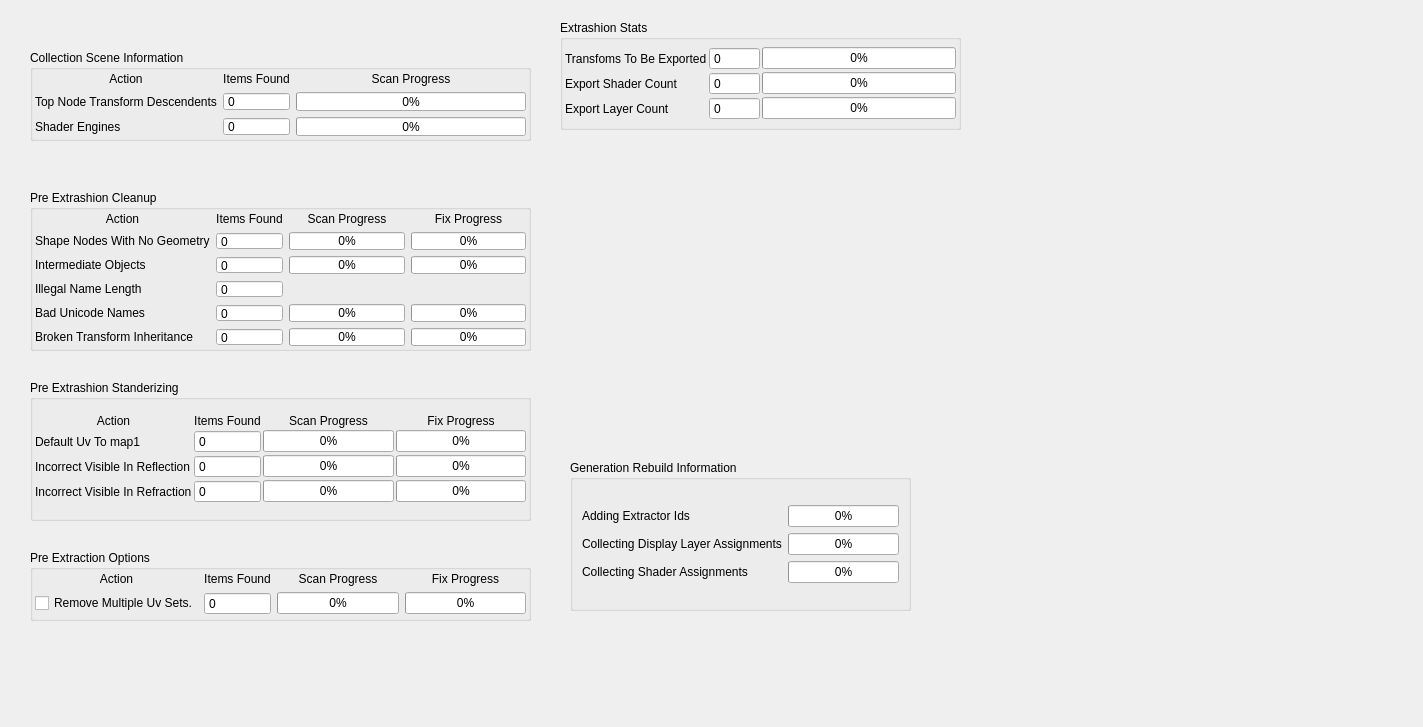
<?xml version="1.0" encoding="UTF-8"?>
<ui version="4.0">
 <class>Form</class>
 <widget class="QWidget" name="Form">
  <property name="geometry">
   <rect>
    <x>0</x>
    <y>0</y>
    <width>1423</width>
    <height>727</height>
   </rect>
  </property>
  <property name="windowTitle">
   <string>Form</string>
  </property>
  <widget class="QGroupBox" name="groupBox">
   <property name="geometry">
    <rect>
     <x>30</x>
     <y>190</y>
     <width>501</width>
     <height>161</height>
    </rect>
   </property>
   <property name="title">
    <string>Pre Extrashion Cleanup</string>
   </property>
   <layout class="QVBoxLayout" name="verticalLayout">
    <property name="leftMargin">
     <number>2</number>
    </property>
    <property name="topMargin">
     <number>2</number>
    </property>
    <property name="rightMargin">
     <number>2</number>
    </property>
    <property name="bottomMargin">
     <number>2</number>
    </property>
    <item>
     <layout class="QGridLayout" name="gridLayout" columnstretch="0,0,0,0">
      <item row="2" column="3">
       <widget class="Tickalbe_ProgressBar" name="removing_Intermediate_Objects_ProgressBar">
        <property name="value">
         <number>0</number>
        </property>
       </widget>
      </item>
      <item row="5" column="2">
       <widget class="Tickalbe_ProgressBar" name="brokenTransformInheritanceprogressBar">
        <property name="maximum">
         <number>99</number>
        </property>
        <property name="value">
         <number>0</number>
        </property>
       </widget>
      </item>
      <item row="1" column="1">
       <widget class="QSpinBox" name="shapeNodesWithNoGeometrySpinBox">
        <property name="readOnly">
         <bool>true</bool>
        </property>
        <property name="buttonSymbols">
         <enum>QAbstractSpinBox::NoButtons</enum>
        </property>
        <property name="maximum">
         <number>999999</number>
        </property>
       </widget>
      </item>
      <item row="1" column="2">
       <widget class="Tickalbe_ProgressBar" name="shapeNodesWithNoGeometryprogressBar">
        <property name="value">
         <number>0</number>
        </property>
       </widget>
      </item>
      <item row="2" column="2">
       <widget class="Tickalbe_ProgressBar" name="intermediateObjectCountprogressBar">
        <property name="value">
         <number>0</number>
        </property>
       </widget>
      </item>
      <item row="4" column="0">
       <widget class="QLabel" name="badUnicodeNameCountLabel">
        <property name="text">
         <string>Bad Unicode Names</string>
        </property>
       </widget>
      </item>
      <item row="2" column="0">
       <widget class="QLabel" name="intermediateObjectCountLabel">
        <property name="text">
         <string>Intermediate Objects</string>
        </property>
       </widget>
      </item>
      <item row="4" column="2">
       <widget class="Tickalbe_ProgressBar" name="badUnicodeNameCountprogressBar">
        <property name="maximum">
         <number>99</number>
        </property>
        <property name="value">
         <number>0</number>
        </property>
       </widget>
      </item>
      <item row="4" column="1">
       <widget class="QSpinBox" name="badUnicodeNameCountSpinBox">
        <property name="readOnly">
         <bool>true</bool>
        </property>
        <property name="buttonSymbols">
         <enum>QAbstractSpinBox::NoButtons</enum>
        </property>
        <property name="maximum">
         <number>999999</number>
        </property>
       </widget>
      </item>
      <item row="2" column="1">
       <widget class="QSpinBox" name="intermediateObjectCountSpinBox">
        <property name="readOnly">
         <bool>true</bool>
        </property>
        <property name="buttonSymbols">
         <enum>QAbstractSpinBox::NoButtons</enum>
        </property>
        <property name="maximum">
         <number>999999</number>
        </property>
       </widget>
      </item>
      <item row="3" column="1">
       <widget class="QSpinBox" name="illegalPolySurfaceNameLengthCountSpinBox">
        <property name="readOnly">
         <bool>true</bool>
        </property>
        <property name="buttonSymbols">
         <enum>QAbstractSpinBox::NoButtons</enum>
        </property>
        <property name="maximum">
         <number>99999</number>
        </property>
       </widget>
      </item>
      <item row="3" column="0">
       <widget class="QLabel" name="illegalPolySurfaceNameLengthCountLabel">
        <property name="text">
         <string>Illegal Name Length</string>
        </property>
       </widget>
      </item>
      <item row="1" column="3">
       <widget class="Tickalbe_ProgressBar" name="deletingAllShapesWithNoGeometry_ProgressBar">
        <property name="value">
         <number>0</number>
        </property>
       </widget>
      </item>
      <item row="5" column="1">
       <widget class="QSpinBox" name="brokenTransformInheritanceSpinBox">
        <property name="readOnly">
         <bool>true</bool>
        </property>
        <property name="buttonSymbols">
         <enum>QAbstractSpinBox::NoButtons</enum>
        </property>
        <property name="maximum">
         <number>999999</number>
        </property>
       </widget>
      </item>
      <item row="0" column="0">
       <widget class="QLabel" name="label">
        <property name="sizePolicy">
         <sizepolicy hsizetype="Preferred" vsizetype="Maximum">
          <horstretch>0</horstretch>
          <verstretch>0</verstretch>
         </sizepolicy>
        </property>
        <property name="text">
         <string>Action</string>
        </property>
        <property name="alignment">
         <set>Qt::AlignCenter</set>
        </property>
       </widget>
      </item>
      <item row="0" column="1">
       <widget class="QLabel" name="label_2">
        <property name="text">
         <string>Items Found</string>
        </property>
        <property name="alignment">
         <set>Qt::AlignCenter</set>
        </property>
       </widget>
      </item>
      <item row="0" column="2">
       <widget class="QLabel" name="label_3">
        <property name="text">
         <string>Scan Progress</string>
        </property>
        <property name="alignment">
         <set>Qt::AlignCenter</set>
        </property>
       </widget>
      </item>
      <item row="0" column="3">
       <widget class="QLabel" name="label_4">
        <property name="text">
         <string>Fix Progress</string>
        </property>
        <property name="alignment">
         <set>Qt::AlignCenter</set>
        </property>
       </widget>
      </item>
      <item row="5" column="0">
       <widget class="QLabel" name="brokenTransformInheritanceLabel">
        <property name="text">
         <string>Broken Transform Inheritance</string>
        </property>
       </widget>
      </item>
      <item row="1" column="0">
       <widget class="QLabel" name="shapeNodesWithNoGeometryLabel">
        <property name="text">
         <string>Shape Nodes With No Geometry</string>
        </property>
       </widget>
      </item>
      <item row="5" column="3">
       <widget class="Tickalbe_ProgressBar" name="fix_Inherit_Transform_ProgressBar">
        <property name="value">
         <number>0</number>
        </property>
       </widget>
      </item>
      <item row="4" column="3">
       <widget class="Tickalbe_ProgressBar" name="correctingInvalidUnicodeNamesProgressBar">
        <property name="value">
         <number>0</number>
        </property>
       </widget>
      </item>
     </layout>
    </item>
   </layout>
  </widget>
  <widget class="QGroupBox" name="groupBox_2">
   <property name="geometry">
    <rect>
     <x>560</x>
     <y>20</y>
     <width>401</width>
     <height>110</height>
    </rect>
   </property>
   <property name="title">
    <string>Extrashion Stats</string>
   </property>
   <layout class="QVBoxLayout" name="verticalLayout_2">
    <property name="spacing">
     <number>2</number>
    </property>
    <property name="leftMargin">
     <number>2</number>
    </property>
    <property name="topMargin">
     <number>2</number>
    </property>
    <property name="rightMargin">
     <number>2</number>
    </property>
    <property name="bottomMargin">
     <number>2</number>
    </property>
    <item>
     <layout class="QGridLayout" name="gridLayout_2" columnstretch="0,0,1">
      <item row="1" column="0">
       <widget class="QLabel" name="exportShaderCountLabel">
        <property name="text">
         <string>Export Shader Count</string>
        </property>
       </widget>
      </item>
      <item row="0" column="2">
       <widget class="Tickalbe_ProgressBar" name="all_descendents_scan_progressBar">
        <property name="value">
         <number>0</number>
        </property>
       </widget>
      </item>
      <item row="0" column="1">
       <widget class="QSpinBox" name="Number_Of_Transfoms_To_Be_Exported_SpinBox">
        <property name="readOnly">
         <bool>true</bool>
        </property>
        <property name="buttonSymbols">
         <enum>QAbstractSpinBox::NoButtons</enum>
        </property>
        <property name="maximum">
         <number>999999</number>
        </property>
       </widget>
      </item>
      <item row="0" column="0">
       <widget class="QLabel" name="totalNumberOfTransfomsExportedLabel">
        <property name="text">
         <string>Transfoms To Be Exported</string>
        </property>
       </widget>
      </item>
      <item row="1" column="2">
       <widget class="Tickalbe_ProgressBar" name="exportShaderCountprogressBar">
        <property name="value">
         <number>0</number>
        </property>
       </widget>
      </item>
      <item row="1" column="1">
       <widget class="QSpinBox" name="exportShaderCountSpinBox">
        <property name="readOnly">
         <bool>true</bool>
        </property>
        <property name="buttonSymbols">
         <enum>QAbstractSpinBox::NoButtons</enum>
        </property>
        <property name="maximum">
         <number>999999</number>
        </property>
       </widget>
      </item>
      <item row="2" column="0">
       <widget class="QLabel" name="exportLayerCountLabel">
        <property name="text">
         <string>Export Layer Count</string>
        </property>
       </widget>
      </item>
      <item row="2" column="1">
       <widget class="QSpinBox" name="exportLayerCountSpinBox">
        <property name="readOnly">
         <bool>true</bool>
        </property>
        <property name="buttonSymbols">
         <enum>QAbstractSpinBox::NoButtons</enum>
        </property>
        <property name="maximum">
         <number>999999</number>
        </property>
       </widget>
      </item>
      <item row="2" column="2">
       <widget class="Tickalbe_ProgressBar" name="exportLayerCountprogressBar">
        <property name="value">
         <number>0</number>
        </property>
       </widget>
      </item>
     </layout>
    </item>
   </layout>
  </widget>
  <widget class="QGroupBox" name="groupBox_3">
   <property name="geometry">
    <rect>
     <x>30</x>
     <y>380</y>
     <width>501</width>
     <height>141</height>
    </rect>
   </property>
   <property name="cursor">
    <cursorShape>CrossCursor</cursorShape>
   </property>
   <property name="contextMenuPolicy">
    <enum>Qt::ActionsContextMenu</enum>
   </property>
   <property name="title">
    <string>Pre Extrashion Standerizing</string>
   </property>
   <layout class="QVBoxLayout" name="verticalLayout_3" stretch="0">
    <property name="spacing">
     <number>2</number>
    </property>
    <property name="leftMargin">
     <number>2</number>
    </property>
    <property name="topMargin">
     <number>2</number>
    </property>
    <property name="rightMargin">
     <number>2</number>
    </property>
    <property name="bottomMargin">
     <number>2</number>
    </property>
    <item>
     <layout class="QGridLayout" name="gridLayout_3" columnstretch="0,0,0,0">
      <item row="1" column="1">
       <widget class="QSpinBox" name="badDefaultUvMapNameSpinBox">
        <property name="readOnly">
         <bool>true</bool>
        </property>
        <property name="buttonSymbols">
         <enum>QAbstractSpinBox::NoButtons</enum>
        </property>
        <property name="maximum">
         <number>999999</number>
        </property>
       </widget>
      </item>
      <item row="3" column="3">
       <widget class="Tickalbe_ProgressBar" name="fix_Visible_In_Refractions_ProgressBar">
        <property name="value">
         <number>0</number>
        </property>
       </widget>
      </item>
      <item row="2" column="0">
       <widget class="QLabel" name="incorrectVisibleInReflectionPlugsLabel">
        <property name="text">
         <string>Incorrect Visible In Reflection</string>
        </property>
       </widget>
      </item>
      <item row="2" column="2">
       <widget class="Tickalbe_ProgressBar" name="incorrectVisibleInReflectionPlugsprogressBar">
        <property name="maximum">
         <number>99</number>
        </property>
        <property name="value">
         <number>0</number>
        </property>
       </widget>
      </item>
      <item row="3" column="1">
       <widget class="QSpinBox" name="incorrectVisibleInRefractionPlugsSpinBox">
        <property name="readOnly">
         <bool>true</bool>
        </property>
        <property name="buttonSymbols">
         <enum>QAbstractSpinBox::NoButtons</enum>
        </property>
        <property name="maximum">
         <number>999999</number>
        </property>
       </widget>
      </item>
      <item row="0" column="0">
       <widget class="QLabel" name="label_5">
        <property name="sizePolicy">
         <sizepolicy hsizetype="Preferred" vsizetype="Maximum">
          <horstretch>0</horstretch>
          <verstretch>0</verstretch>
         </sizepolicy>
        </property>
        <property name="text">
         <string>Action</string>
        </property>
        <property name="alignment">
         <set>Qt::AlignCenter</set>
        </property>
       </widget>
      </item>
      <item row="1" column="3">
       <widget class="Tickalbe_ProgressBar" name="fixBadDefaultUvMapName_ProgressBar">
        <property name="value">
         <number>0</number>
        </property>
       </widget>
      </item>
      <item row="0" column="1">
       <widget class="QLabel" name="label_6">
        <property name="text">
         <string>Items Found</string>
        </property>
        <property name="alignment">
         <set>Qt::AlignCenter</set>
        </property>
       </widget>
      </item>
      <item row="0" column="2">
       <widget class="QLabel" name="label_7">
        <property name="text">
         <string>Scan Progress</string>
        </property>
        <property name="alignment">
         <set>Qt::AlignCenter</set>
        </property>
       </widget>
      </item>
      <item row="0" column="3">
       <widget class="QLabel" name="label_8">
        <property name="text">
         <string>Fix Progress</string>
        </property>
        <property name="alignment">
         <set>Qt::AlignCenter</set>
        </property>
       </widget>
      </item>
      <item row="3" column="0">
       <widget class="QLabel" name="incorrectVisibleInRefractionPlugsLabel">
        <property name="text">
         <string>Incorrect Visible In Refraction</string>
        </property>
       </widget>
      </item>
      <item row="2" column="3">
       <widget class="Tickalbe_ProgressBar" name="fix_VisibleIn_Reflections_ProgressBar">
        <property name="value">
         <number>0</number>
        </property>
       </widget>
      </item>
      <item row="1" column="0">
       <widget class="QLabel" name="badDefaultUvMapNameLabel">
        <property name="text">
         <string>Default Uv To map1</string>
        </property>
       </widget>
      </item>
      <item row="2" column="1">
       <widget class="QSpinBox" name="incorrectVisibleInReflectionPlugsSpinBox">
        <property name="readOnly">
         <bool>true</bool>
        </property>
        <property name="buttonSymbols">
         <enum>QAbstractSpinBox::NoButtons</enum>
        </property>
        <property name="maximum">
         <number>999999</number>
        </property>
       </widget>
      </item>
      <item row="1" column="2">
       <widget class="Tickalbe_ProgressBar" name="badDefaultUvMapNameprogressBar">
        <property name="value">
         <number>0</number>
        </property>
       </widget>
      </item>
      <item row="3" column="2">
       <widget class="Tickalbe_ProgressBar" name="incorrectVisibleInRefractionPlugsprogressBar">
        <property name="value">
         <number>0</number>
        </property>
       </widget>
      </item>
     </layout>
    </item>
   </layout>
  </widget>
  <widget class="QGroupBox" name="groupBox_4">
   <property name="geometry">
    <rect>
     <x>30</x>
     <y>550</y>
     <width>501</width>
     <height>71</height>
    </rect>
   </property>
   <property name="title">
    <string>Pre Extraction Options</string>
   </property>
   <layout class="QVBoxLayout" name="verticalLayout_4">
    <property name="leftMargin">
     <number>2</number>
    </property>
    <property name="topMargin">
     <number>2</number>
    </property>
    <property name="rightMargin">
     <number>2</number>
    </property>
    <property name="bottomMargin">
     <number>2</number>
    </property>
    <item>
     <layout class="QGridLayout" name="gridLayout_4" columnstretch="0,0,1,1">
      <item row="1" column="2">
       <widget class="Tickalbe_ProgressBar" name="meshsWithMultiUvSetsprogressBar">
        <property name="value">
         <number>0</number>
        </property>
       </widget>
      </item>
      <item row="1" column="0">
       <widget class="QCheckBox" name="removeUvSetsCheckBox">
        <property name="text">
         <string>Remove Multiple Uv Sets.</string>
        </property>
       </widget>
      </item>
      <item row="1" column="1">
       <widget class="QSpinBox" name="meshsWithMultiUvSetsSpinBox">
        <property name="readOnly">
         <bool>true</bool>
        </property>
        <property name="buttonSymbols">
         <enum>QAbstractSpinBox::NoButtons</enum>
        </property>
        <property name="maximum">
         <number>999999</number>
        </property>
       </widget>
      </item>
      <item row="0" column="2">
       <widget class="QLabel" name="label_11">
        <property name="text">
         <string>Scan Progress</string>
        </property>
        <property name="alignment">
         <set>Qt::AlignCenter</set>
        </property>
       </widget>
      </item>
      <item row="0" column="1">
       <widget class="QLabel" name="label_10">
        <property name="text">
         <string>Items Found</string>
        </property>
        <property name="alignment">
         <set>Qt::AlignCenter</set>
        </property>
       </widget>
      </item>
      <item row="0" column="3">
       <widget class="QLabel" name="label_12">
        <property name="text">
         <string>Fix Progress</string>
        </property>
        <property name="alignment">
         <set>Qt::AlignCenter</set>
        </property>
       </widget>
      </item>
      <item row="0" column="0">
       <widget class="QLabel" name="label_9">
        <property name="sizePolicy">
         <sizepolicy hsizetype="Preferred" vsizetype="Maximum">
          <horstretch>0</horstretch>
          <verstretch>0</verstretch>
         </sizepolicy>
        </property>
        <property name="text">
         <string>Action</string>
        </property>
        <property name="alignment">
         <set>Qt::AlignCenter</set>
        </property>
       </widget>
      </item>
      <item row="1" column="3">
       <widget class="Tickalbe_ProgressBar" name="fixingMeshesWithMultipleUvSets_ProgressBar">
        <property name="value">
         <number>0</number>
        </property>
       </widget>
      </item>
     </layout>
    </item>
   </layout>
  </widget>
  <widget class="QGroupBox" name="groupBox_5">
   <property name="geometry">
    <rect>
     <x>570</x>
     <y>460</y>
     <width>341</width>
     <height>151</height>
    </rect>
   </property>
   <property name="title">
    <string>Generation Rebuild Information</string>
   </property>
   <layout class="QVBoxLayout" name="verticalLayout_5">
    <item>
     <layout class="QGridLayout" name="gridLayout_5">
      <item row="1" column="0">
       <widget class="QLabel" name="collectingDisplayLayerAssignmentsLabel">
        <property name="text">
         <string>Collecting Display Layer Assignments</string>
        </property>
       </widget>
      </item>
      <item row="2" column="1">
       <widget class="Tickalbe_ProgressBar" name="collecting_Shader_Assignments_ProgressBar">
        <property name="value">
         <number>0</number>
        </property>
       </widget>
      </item>
      <item row="1" column="1">
       <widget class="Tickalbe_ProgressBar" name="collecting_Display_Layer_Assignments_ProgressBar">
        <property name="value">
         <number>0</number>
        </property>
       </widget>
      </item>
      <item row="2" column="0">
       <widget class="QLabel" name="collectingShaderAssignmentsLabel">
        <property name="text">
         <string>Collecting Shader Assignments</string>
        </property>
       </widget>
      </item>
      <item row="0" column="0">
       <widget class="QLabel" name="addingExtractorIdsLabel">
        <property name="text">
         <string>Adding Extractor Ids</string>
        </property>
       </widget>
      </item>
      <item row="0" column="1">
       <widget class="Tickalbe_ProgressBar" name="apply_Extractor_Ids_ProgressBar">
        <property name="value">
         <number>0</number>
        </property>
       </widget>
      </item>
     </layout>
    </item>
   </layout>
  </widget>
  <widget class="QGroupBox" name="groupBox_6">
   <property name="geometry">
    <rect>
     <x>30</x>
     <y>50</y>
     <width>501</width>
     <height>91</height>
    </rect>
   </property>
   <property name="title">
    <string>Collection Scene Information</string>
   </property>
   <layout class="QVBoxLayout" name="verticalLayout_8">
    <property name="leftMargin">
     <number>2</number>
    </property>
    <property name="topMargin">
     <number>2</number>
    </property>
    <property name="rightMargin">
     <number>2</number>
    </property>
    <property name="bottomMargin">
     <number>2</number>
    </property>
    <item>
     <layout class="QGridLayout" name="gridLayout_8" columnstretch="0,0,0">
      <item row="2" column="0">
       <widget class="QLabel" name="totalNumberOfTransfomsExportedLabel_3">
        <property name="text">
         <string>Shader Engines</string>
        </property>
       </widget>
      </item>
      <item row="2" column="2">
       <widget class="Tickalbe_ProgressBar" name="meshsWithMultiUvSetsprogressBar_5">
        <property name="value">
         <number>0</number>
        </property>
       </widget>
      </item>
      <item row="1" column="1">
       <widget class="QSpinBox" name="meshsWithMultiUvSetsSpinBox_4">
        <property name="readOnly">
         <bool>true</bool>
        </property>
        <property name="buttonSymbols">
         <enum>QAbstractSpinBox::NoButtons</enum>
        </property>
        <property name="maximum">
         <number>999999</number>
        </property>
       </widget>
      </item>
      <item row="0" column="2">
       <widget class="QLabel" name="label_25">
        <property name="text">
         <string>Scan Progress</string>
        </property>
        <property name="alignment">
         <set>Qt::AlignCenter</set>
        </property>
       </widget>
      </item>
      <item row="1" column="2">
       <widget class="Tickalbe_ProgressBar" name="meshsWithMultiUvSetsprogressBar_4">
        <property name="value">
         <number>0</number>
        </property>
       </widget>
      </item>
      <item row="0" column="0">
       <widget class="QLabel" name="label_28">
        <property name="sizePolicy">
         <sizepolicy hsizetype="Preferred" vsizetype="Maximum">
          <horstretch>0</horstretch>
          <verstretch>0</verstretch>
         </sizepolicy>
        </property>
        <property name="text">
         <string>Action</string>
        </property>
        <property name="alignment">
         <set>Qt::AlignCenter</set>
        </property>
       </widget>
      </item>
      <item row="0" column="1">
       <widget class="QLabel" name="label_26">
        <property name="text">
         <string>Items Found</string>
        </property>
        <property name="alignment">
         <set>Qt::AlignCenter</set>
        </property>
       </widget>
      </item>
      <item row="1" column="0">
       <widget class="QLabel" name="totalNumberOfTransfomsExportedLabel_2">
        <property name="text">
         <string>Top Node Transform Descendents</string>
        </property>
       </widget>
      </item>
      <item row="2" column="1">
       <widget class="QSpinBox" name="meshsWithMultiUvSetsSpinBox_5">
        <property name="readOnly">
         <bool>true</bool>
        </property>
        <property name="buttonSymbols">
         <enum>QAbstractSpinBox::NoButtons</enum>
        </property>
        <property name="maximum">
         <number>999999</number>
        </property>
       </widget>
      </item>
     </layout>
    </item>
   </layout>
  </widget>
 </widget>
 <customwidgets>
  <customwidget>
   <class>Tickalbe_ProgressBar</class>
   <extends>QProgressBar</extends>
   <header>tickalbe_progressbar.h</header>
  </customwidget>
 </customwidgets>
 <resources/>
 <connections/>
</ui>
